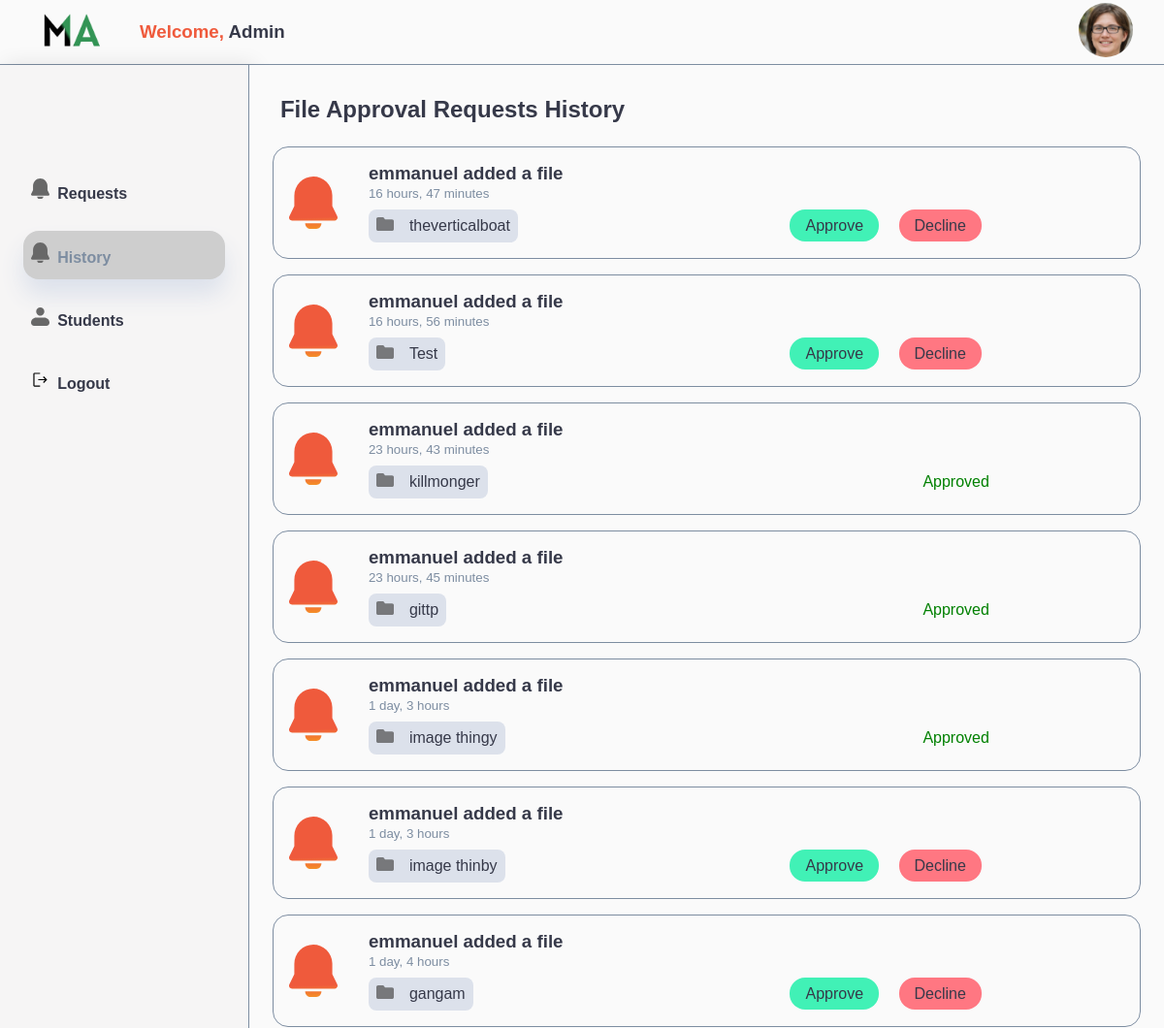
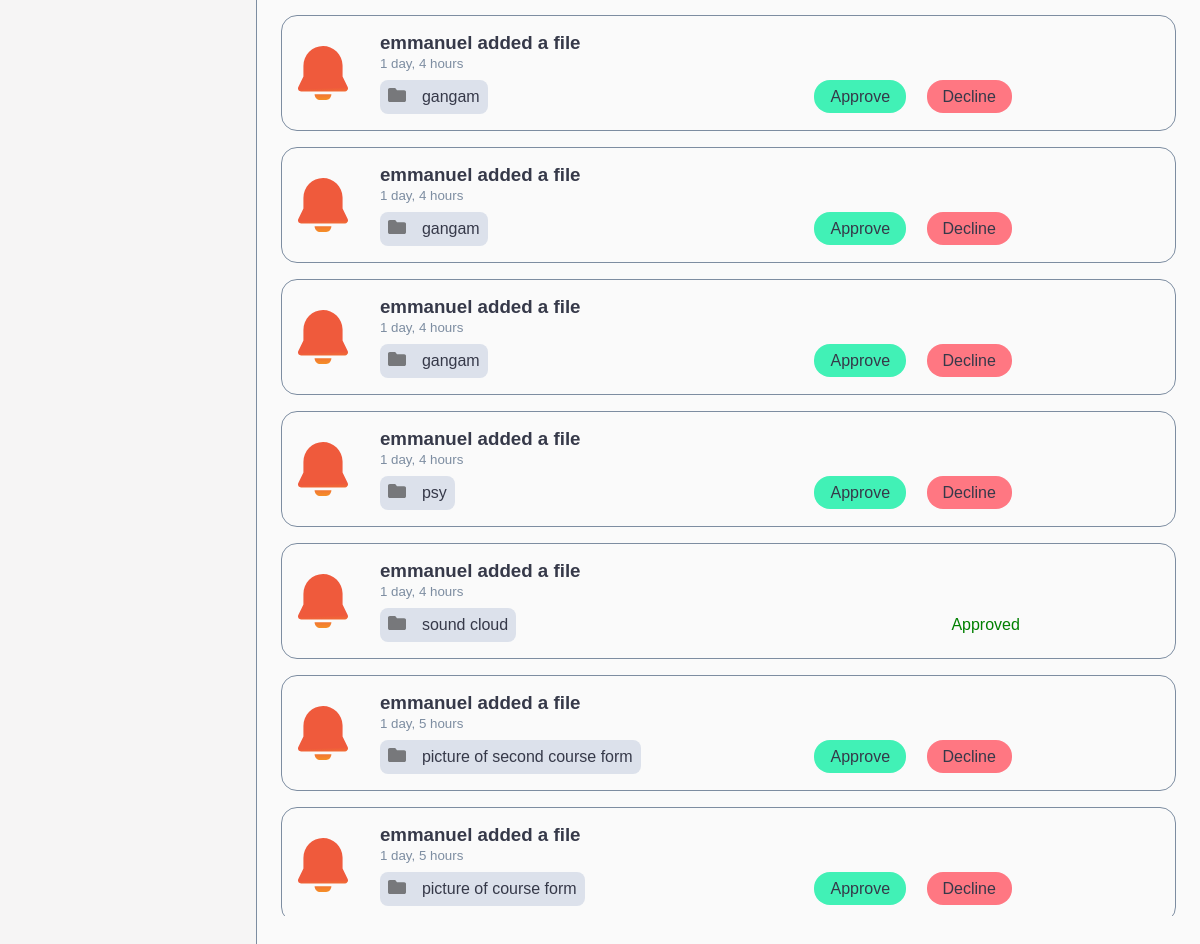
The app's page /history (signed in) with its own data (2 pictures, top to bottom).
### base/models.py (models this page shows, shortened)
class Files(models.Model):
    user = models.ForeignKey(User, on_delete=models.CASCADE)
    file_name = models.CharField(max_length=200, null=True)
    folder_name = models.CharField(max_length=200, null=True)
    file = models.FileField(upload_to="files/", null=False)
    created = models.DateTimeField(default=timezone.now)
    file_type = models.CharField(max_length=200, null=True)
    file_size = models.CharField(max_length=200, null=True)
    status = models.IntegerField(default=0, choices=stats)
    class Meta:
        ordering = ['-created']

### base/views.py (the view)
# urls.py: path('history', views.history, name='history'),
@login_required
def history(request):
    user = request.user
    context={}
    context['userData'] = Allusers.objects.filter(user=user)[0]
    if context['userData'].usercat == 'admin':
        files = Files.objects.all()
        context['files'] = files
        return render(request,"history.html",context)
    return redirect('dashboard')

### base/views.py (called while the page is built)
@register.filter
def strip_longer(value):
    value = str(value)
    if len(value)>40:
        return f"{value[:40]}..."
    return value

### templates/history.html (shortened to what this page needs)
{% load static %}
<!DOCTYPE html>
<html lang="en">
<head>
    <link rel="stylesheet" href="{% static 'style.css' %}">
</head>
<body class="">
   <div class="wrapper">
        <header>
            <div class="left-part" style="display:flex;align-items:center">
                <div class="image"><img src="{% static './mask.png' %}" alt=""></div>
                <h3 style="margin-left:2rem;"><span class="discolor">Welcome,</span> {{ user }}</h3>
            </div>
            <div class="right-part">
                <div class="profile-image">
                    <div class="image">
                        <img src="{% static './avatar-95fb4ee46aae3dcff7a9f901dc0dd0f6.jpg' %}" alt="">
                    </div>
                </div>
            </div>
        </header>
       <div class="main">
        <aside>
            {% if userData.usercat == 'student' %}
            <h3>Files</h3>
            <a href="{% url 'dashboard' %}"><img src="{% static 'folder.svg' %}" alt="" class="active"><span>All Files</span></a>
            <h3>Created Folders</h3>
            {% for folder in folders %}
            {% if folder.folder_name == folda_sort %}
                <a href="{% url 'folder_sort' folder.id %}"><img src="{% static 'folder.svg' %}" alt="" class="active"><span>{{ folder.folder_name }}</span></a>
            {% else %}
                <a href="{% url 'folder_sort' folder.id %}"><img src="{% static 'folder.svg' %}" alt="" class="active"><span>{{ folder.folder_name }}</span></a>
             {% endif %}
            {% endfor %}
            <div class="other">
                <a href="{% url 'notifications' %}"><img src="{% static './notify.svg' %}" alt=""><span>Notifications</span></a>
                <a href="{% url 'logout' %}"><img src="{% static './logout.svg' %}" alt=""><span>Logout</span></a>
            </div>
            {% else %}
            <div class="other">
                <a href="{% url 'dashboard' %}" ><img src="{% static './notify.svg' %}" alt=""><span>Requests</span></a>
                <a href="{% url 'history' %}" class="active"><img src="{% static './notify.svg' %}" alt=""><span>History</span></a>
                <a href="{% url 'students' %}"><img src="{% static './profile.svg' %}" alt=""><span>Students</span></a>
                <a href="{% url 'logout' %}"><img src="{% static './logout.svg' %}" alt=""><span>Logout</span></a>
            </div>
            {% endif %}
        </aside>
        {% if userData.usercat == 'student' %}
        <main>
            <div class="loading-bar">
                <div class="loading"></div>
            </div>
            <div class="topbar">
                <div class="search-box">
                    <input type="text" class="search" placeholder="Search Files" id='search'>
                </div>
                <div class="create-btns">
                    <button onclick="document.querySelector('#upload-file').style.display='grid'"><span><img src="{% static './upload.svg' %}" alt=""></span>Upload File</button>
                    <button onclick="document.querySelector('#create-folder').style.display='grid'"><span><img src="{% static './folder-icon.svg' %}" alt=""></span>Create Folder</button>
                </div>
            </div>
            <div class="recent-files">
                <h1>Recent Uploads</h1>
                <div class="files-row">
                    {% for file in recent_files %}
                    {% if file.file_type == 'image' %}
                    <a class="file" href="http://127.0.0.1:8000/media/{{file.file}}" style="background-image:url('http://127.0.0.1:8000/media/{{file.file}}');background-size:100%;">
                        <div class="overlay"><h3 style="color:var(--white);">{{ file.file_name|strip }}</h3></div>
                        <img src="" alt="" style="padding-top:1.8rem;" >
                    </a>
                    {% else %}
                    <a class="file" href="#">
                        <img src="{% static './file.svg' %}" alt="">
                        <h3>{{ file.file_name|strip }}</h3>
                    </a>
                    {% endif %}
                    {% endfor %}
                </div>
            </div>
            {% if folda_sort %}
            <h1><a href="{% url 'dashboard' %}">All Files</a> &gt; {{ folda_sort }}</h1>
            {% else %}
            <h1><a href="{% url 'dashboard' %}">All Files</a></h1>
            {% endif %}
            <div class="tablebox">
                <table>
                    <thead>
                        <tr>
                            <th>Filename</th>
                            <th>Type</th>
                            <th>Size</th>
                            <th>Date Created</th>
                        </tr>
                    </thead>
                    <tbody id="tablesearch">
                        {% for file in files %}
                        <tr>
                            <td><span>
                                {% if file.file_type == 'image' %}
                                    <img src="{% static './image.svg' %}" alt="">
                                {% elif file.file_type == 'audio' %}
                                    <img src="{% static './audio.svg' %}" alt="">
                                {% elif file.file_type == 'video' %}
                                    <img src="{% static './video.svg' %}" alt="">
                                {% else %}
                                    <img src="{% static './document.svg' %}" alt="">
                                {% endif %}
                            </span><a href="http://127.0.0.1:8000/media/{{file.file}}">{{ file.file_name|strip_longer }}</a></td>
                            <td>{{ file.file_type }}</td>
                            <td>{{ file.file_size }}</td>
                            <td>{{ file.created|date }}, {{ file.created|time }}</td>
                        </tr>
                        {% endfor %}
                    </tbody>
                </table>
            </div>
        </main>
        {% elif userData.usercat == 'admin' %}
        <main>
            <h1>File Approval Requests History</h1>
            <div class="notifications">
                {% for file in files %}
                    {% if file.status == 1 %}
                        <div class="box">
                            <img src="{% static './bell.svg' %}" alt="">
                            <div class="text-box">
                                <h3>{{ file.user }} added a file</h3>
                                <small>{{ file.created|timesince }}</small>
                                <div class="split">
                                    <p><img src="{% static './folder-icon.svg' %}" alt=""><span>{{ file.file_name|strip_longer }}</span></p>
                                    <p class="success"> Approved</p>
                                </div>
                            </div>
                        </div>
                    {% else %}
                        <div class="box">
                            <img src="{% static './bell.svg' %}" alt="">
                            <div class="text-box">
                                <h3>{{ file.user }} added a file</h3>
                                <small>{{ file.created|timesince }}</small>
                                <div class="split">
                                    <p><a href="http://127.0.0.1:8000/media/{{ file.file}}"><img src="{% static './folder-icon.svg' %}" alt=""><span>{{ file.file_name|strip_longer }}</span></a></p>
                                    <div class="other-split">
                                        <a href="{% url 'approve' file.id %}">Approve</a>
                                        <a href="{% url 'reject' file.id %}">Decline</a>
                                    </div>
                                </div>
                            </div>
                        </div>
                    {% endif %}
                {% endfor %}
            </div>
        </main>
        {% endif %}
       </div>
   </div>
</body>
</html>

### static/style.css (style rules this page uses)
:root { --primary:#00afef; --danger:#ff7782; --success:#41f1b6; --warning:#ffbb55; --white:#fefefe; --info-dark:#7d8da1; --info-light:#dce1eb; --dark:#363949; --light:rgba(132, 139, 200, 0.4); --primary-variant:#111e88; --dark-variant:#677483; --background:rgb(250, 250, 250); --modal-background:#00000066; --modal-dark:#5c6979; --card-border-radius:1.6rem; --border-radius-1:0.4rem; --border-radius-2:0.8rem; --border-radius-3:1.2rem; --card-padding:1.8rem; --padding-1:1.2rem; --box-shadow:0 1rem 1.5rem var(--info-light); }
* { margin:0; padding:0; outline: 0; border:0; appearance: none; list-style: none; text-decoration: none; box-sizing: border-box; font-family: "Averta", Arial, Helvetica, sans-serif; transition:all 0.1s ease; }
html, body { overflow-x:hidden; }
.wrapper { width:100vw; height:100vh; background: var(--background); }
h3,p,h1,a { color:var(--dark); }
header { display: flex; flex-direction: row; justify-content: space-between; padding:.2rem 2rem; border-bottom:1px solid var(--info-dark); align-items: center; }
header .left-part .image img, header .right-part .image img { width:5rem; }
header .right-part, header .right-part .top { display:flex; justify-content: space-between; align-items: center; }
header .right-part .image img { border-radius: 50%; width:3.5rem; }
.main { display: flex; }
aside { padding:1rem; border-right:1px solid var(--info-dark); width:20rem; height:100vh; background: #F6F5F5 !important; box-shadow: 5px 0px 20px rgba(0, 0, 0, 0.1); display:flex; flex-direction: column; }
aside p, aside a { padding:.8rem .5rem; border-radius: 1rem; cursor: pointer; transition: all .3s ease; }
aside p.active, aside a.active { box-shadow: var(--box-shadow); background-color: #cecece; color:var(--info-dark); }
aside p img,aside a img { margin-right:1rem; }
aside .other { margin-top:5rem; font-weight: bold; }
aside .other { margin-top:5rem; font-weight: bold; display:flex; flex-direction: column; }
aside .other a { margin:.5rem; }
aside .other a img { margin-right:.5rem; }
aside .other img { width:1.2rem; }
main { padding:1rem; width:100%; background: rgb(250, 250, 250); }
.success { color:green; }
.notifications { width:100%; display: flex; flex-direction: column; overflow-y: scroll; max-height: 75vh; }
.notifications .box { display: flex; border-radius: 1rem; margin:.5rem; border:1px solid var(--info-dark); }
.notifications .box img { padding:1rem; }
.notifications .box .text-box { padding: 1rem; }
.notifications .box .text-box .split { margin-top:.5rem; display: flex; width:40rem; align-items: center; justify-content: space-between; }
.notifications .box .text-box .split p:first-child { background-color: var(--info-light); padding:.5rem; border-radius: .5rem; }
.notifications .box .text-box .split p img { padding:0; padding-right:1rem; }
.notifications small { color:var(--info-dark); }
main h1 { font-size:1.5rem; padding:1rem; text-transform: capitalize; }
header h3 { text-transform: capitalize; }
header h3 .discolor { color:rgb(239,90,60); }
.other-split a { margin: 0 .5rem;padding:.5rem 1rem; border-radius: 1rem; }
.other-split a:first-child { background-color:var(--success); color:var(--dark); }
.other-split a:nth-child(2) { background-color:var(--danger); color:var(--dark); }

### records on screen
Files: user "emmanuel", created "16 hours, 47 minutes", file_name "theverticalboat"
Files: user "emmanuel", created "16 hours, 56 minutes", file_name "Test"
Files: user "emmanuel", created "23 hours, 43 minutes", file_name "killmonger"
Files: user "emmanuel", created "23 hours, 45 minutes", file_name "gittp"
Files: user "emmanuel", created "1 day, 3 hours", file_name "image thingy"
Files: user "emmanuel", created "1 day, 3 hours", file_name "image thinby"
Files: user "emmanuel", created "1 day, 4 hours", file_name "gangam"
Files: user "emmanuel", created "1 day, 4 hours", file_name "gangam"
Files: user "emmanuel", created "1 day, 4 hours", file_name "gangam"
Files: user "emmanuel", created "1 day, 4 hours", file_name "gangam"
Files: user "emmanuel", created "1 day, 4 hours", file_name "psy"
Files: user "emmanuel", created "1 day, 4 hours", file_name "sound cloud"
Files: user "emmanuel", created "1 day, 5 hours", file_name "picture of second course form"
Files: user "emmanuel", created "1 day, 5 hours", file_name "picture of course form"

### other values on screen
{{ user }} "Admin"
